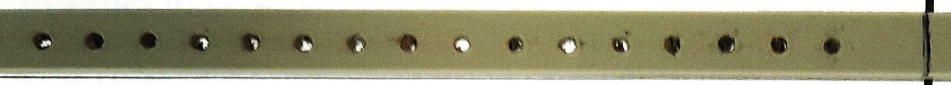
#> input picture DATA/Strips/20250826_155709/20250826_155709-s1-g.jpg, 1901 x 169 px, found by its file name (shown at 1/2 size); its folder holds only this picture in this run
$ python holeclassification_Strips.py
#> lines starting #> are read from the running program, lines starting #| are printed output that depends on the picture; after the words box and inside, x2 and y2 are one past the last pixel; in counts of white or black regions, pixels touching at a corner belong together; long printed decimals are rounded
import cv2
import numpy as np
import os
import pandas as pd

# Define categories and corresponding colors
categories = {
    "not_eaten": (0, 255, 0),      # Green
    "25% eaten": (255, 0, 0),     # Blue
    "50% eaten": (255, 100, 100), # Light Red
    "75% eaten": (255, 255, 0),   # Cyan
    "90% eaten": (0, 0, 255),   # Red
    "fully_eaten": (250, 150, 0)   # Orange
}

# Folder paths
folder_path = r'S:\04_data\2025\IfZ\Baitsticks\IFZ Pictures Baitstick 17_06'
strips_path = os.path.join(folder_path, 'Strips')
output_folder = os.path.join(folder_path, "circled_detected")
excel_output = os.path.join(folder_path, "bait_lamina_results_n.xlsx")

# Ensure output directory exists
if not os.path.exists(output_folder):
    os.makedirs(output_folder)

# Initialize a DataFrame to store results
data = []

# Function to check if a circle is within bounds
def is_within_bounds(x, y, min_x, max_x, min_y, max_y, x_buffer, y_buffer):
    return (min_x - x_buffer <= x <= max_x + x_buffer) and (min_y - y_buffer <= y <= max_y + y_buffer)

# Process each folder inside the "Strips" directory
for strip_folder in os.listdir(strips_path):
    strip_folder_path = os.path.join(strips_path, strip_folder)

    if not os.path.isdir(strip_folder_path):
        continue  # Skip files, only process directories

    print(f"Processing folder: {strip_folder}")

    # Ensure output subfolder exists
    output_subfolder = os.path.join(output_folder, strip_folder)
    if not os.path.exists(output_subfolder):
        os.makedirs(output_subfolder)

    # Process each strip in the folder
    for file_name in os.listdir(strip_folder_path):
        if not file_name.endswith(".jpg"):
            continue

        image_path = os.path.join(strip_folder_path, file_name)
        image = cv2.imread(image_path, cv2.IMREAD_COLOR)
#> image is the input picture: shape (169, 1901, 3); mean B, G, R 117.1, 146.9, 149
        gray = cv2.cvtColor(image, cv2.COLOR_BGR2GRAY)
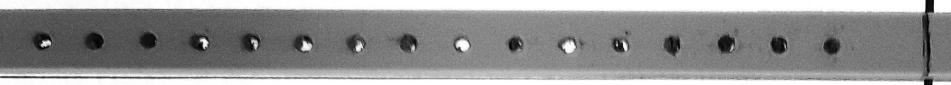
#> gray: shape (169, 1901) (shown at 1/2 size); min 0, max 255, mean 144.1
        width = np.shape(image)[1]
#> width = 1901
        height = np.shape(image)[0]
#> height = 169
        print('width: ', np.shape(image)[1])
#| width:  1901
        print('height: ', np.shape(image)[0])
#| height:  169
        # Determine classification (white or gray)
        tone = "White" if file_name.endswith('-w.jpg') else "Gray"

        # Extract original file name (remove '-g' or '-w')
        original_file_name = file_name.rsplit('-', 1)[0]

        mean_intensity = np.mean(gray)  # Calculate mean intensity
#> mean_intensity = 144.1
        print(tone, mean_intensity)
#| Gray 144.116

        # Set parameters based on tone
        if tone == "White":
            param1_value, param2_value = 35, 30
            binary_threshold, md = mean_intensity-40, 65
            blurred = cv2.GaussianBlur(gray, (9, 9), 2)
        else:
            param1_value, param2_value = 35, 30
            binary_threshold, md = mean_intensity-30, 65
#> binary_threshold = 114.1; md = 65
            blurred = cv2.GaussianBlur(gray, (9, 9), 2.5)
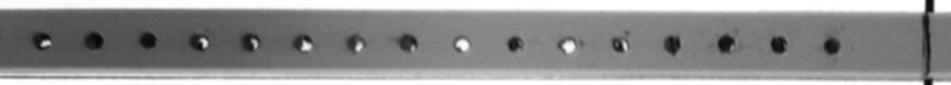
#> blurred: shape (169, 1901) (shown at 1/2 size); min 7, max 255, mean 144.1

        # Detect circles
        circles = cv2.HoughCircles(
            blurred,
            cv2.HOUGH_GRADIENT,
            dp=2,
            minDist=md,
            param1=param1_value,
            param2=param2_value,
            minRadius=15,
            maxRadius=26
        )
#> circles = 16 rows, first 8: [189, 83, 17.8], [1133, 91, 16.4], [713, 89, 18.8], [605, 87, 18.6], [501, 85, 18.6], [297, 81, 15.6], [1453, 87, 18], [1241, 87, 15.7]

        # Initialize category counts
        hole_counts = {category: 0 for category in categories}

        if circles is not None:
            circles = np.round(circles[0, :]).astype('int')
#> circles = 16 rows, first 8: [189, 83, 18], [1133, 91, 16], [713, 89, 19], [605, 87, 19], [501, 85, 19], [297, 81, 16], [1453, 87, 18], [1241, 87, 16]

            stddev_strip = np.std(circles[:, 1])
#> stddev_strip = 3.12
            print (stddev_strip)
#| 3.122
            if stddev_strip > 11:
                min_x = np.median(circles[:, 1]) - 35
                max_x = np.median(circles[:, 1]) + 35
            else:
                min_x = np.median(circles[:, 1]) - 25
#> min_x = 63
                max_x = np.median(circles[:, 1]) + 20
#> max_x = 108

            min_y = max(180, np.min(circles[:, 0]))
#> min_y = 180
            max_y = min(1900, np.max(circles[:, 0]))
#> max_y = 1661
            filtered_circles = [circle for circle in circles
                                if is_within_bounds(circle[1], circle[0],
                                                    min_x, max_x, min_y, max_y, 0, 0)]
#> filtered_circles = [[189, 83, 18], [1133, 91, 16], [713, 89, 19], [605, 87, 19], [501, 85, 19], [297, 81, 16], [1453, 87, 18], [1241, 87, 16], [1557, 89, 17], [399, 93, 25], [815, 87, 17], [1347, 89, 19], [921, 89, 16], [1031, 89, 16], [1661, 91, 18]]

            circles1 = np.array(filtered_circles)
#> circles1 = 15 rows, first 8: [189, 83, 18], [1133, 91, 16], [713, 89, 19], [605, 87, 19], [501, 85, 19], [297, 81, 16], [1453, 87, 18], [1241, 87, 16]

            _, binary = cv2.threshold(gray, binary_threshold, 255, cv2.THRESH_BINARY)
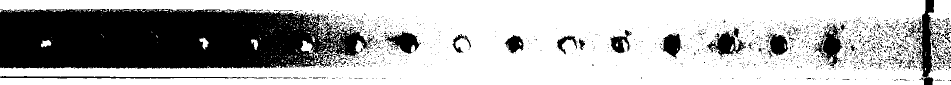
#> binary: shape (169, 1901) (shown at 1/2 size); 69.5% white; 1573 black regions (1494 under 20 px), largest, box (x1, y1, x2, y2) and area: (0, 18, 746, 138) 74542, (1829, 0, 1882, 169) 3229, (1627, 47, 1685, 136) 2115

            for (x, y, r) in circles1:
                r_cropped = max(r-1 , 3)

                mask = np.zeros_like(binary, dtype=np.uint8)
                cv2.circle(mask, (x, y), r_cropped, 255, -1)

                circle_pixels = binary[mask == 255]
                whitened_pixels = np.sum(circle_pixels == 255)
                total_pixels = len(circle_pixels)

                whitened_percentage = (whitened_pixels / total_pixels) * 100 if total_pixels > 0 else 0

                # Determine category
                if whitened_percentage <= 5:
                    category = "not_eaten"
                elif 5 < whitened_percentage <= 25:
                    category = "25% eaten"
                elif 25 < whitened_percentage <= 45:
                    category = "50% eaten"
                elif 45 < whitened_percentage <= 70:
                    category = "75% eaten"
                elif 70 < whitened_percentage <= 90:
                    category = "90% eaten"
                else:
                    category = "fully_eaten"

                hole_counts[category] += 1
                color = categories[category]
                cv2.circle(image, (x, y), r, color, 2)

                category_labels = {
                    "not_eaten": "No feeding\n(0-5%)",
                    "25% eaten": "Low feeding\n(5-25%)",
                    "50% eaten": "Moderate feeding\n(25-50%)",
                    "75% eaten": "High feeding\n(50-75%)",
                    "90% eaten": "Very high feeding\n(75-95%)",
                    "fully_eaten": "Full feeding\n(95-100%)"
                }

                # Draw circle and label
                label = category_labels.get(category, category)
                for i, line in enumerate(label.split('\n')):
                    cv2.putText(image, line, (x - r, y - r - 10 - i*15),
                                cv2.FONT_HERSHEY_SIMPLEX, 0.45, color, 1)
#> this loop made 15 passes
#> (x, y, r, r_cropped, whitened_pixels, total_pixels, whitened_percentage, category) on passes 1 to 12: (189, 83, 18, 17, 0, 901, 0, 'not_eaten'), (1133, 91, 16, 15, 488, 709, 68.83, '75% eaten'), (713, 89, 19, 18, 278, 1009, 27.55, '50% eaten'), (605, 87, 19, 18, 308, 1009, 30.53, '50% eaten'), (501, 85, 19, 18, 168, 1009, 16.65, '25% eaten'), (297, 81, 16, 15, 0, 709, 0, 'not_eaten'), (1453, 87, 18, 17, 63, 901, 6.99, '25% eaten'), (1241, 87, 16, 15, 171, 709, 24.12, '25% eaten'), (1557, 89, 17, 16, 26, 797, 3.26, 'not_eaten'), (399, 93, 25, 24, 219, 1793, 12.21, '25% eaten'), (815, 87, 17, 16, 57, 797, 7.15, '25% eaten'), (1347, 89, 19, 18, 89, 1009, 8.82, '25% eaten')
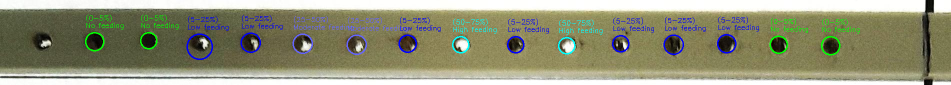
#> image: shape (169, 1901, 3) (shown at 1/2 size); 3.23% of pixels changed, all inside (x1, y1, x2, y2) = (170, 29, 1719, 120)
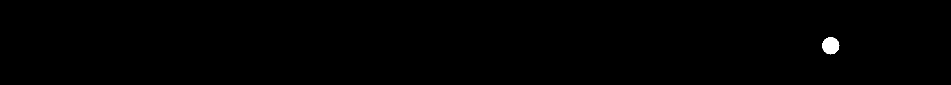
#> mask: shape (169, 1901) (shown at 1/2 size); 0.28% white; 1 white region, box (x1, y1, x2, y2) and area: (1644, 74, 1679, 109) 901
#> after the loop, hole_counts = {'not_eaten': 4, '25% eaten': 7, '50% eaten': 2, '75% eaten': 2, '90% eaten': 0, 'fully_eaten': 0}


            # Save annotated image
            output_image_path = os.path.join(output_subfolder, f"annotated_{file_name}")
            cv2.imwrite(output_image_path, image)

        total_detected_holes = sum(hole_counts.values())
#> total_detected_holes = 15

        EXPECTED_HOLES = 16
        total_detected_holes = sum(hole_counts.values())

        # 2) adjust “not-eaten” when the detector MISSES or OVER-COUNTS
        if total_detected_holes < EXPECTED_HOLES:
            # detector missed some holes → assume the missing ones are “not eaten”
            missing = EXPECTED_HOLES - total_detected_holes
#> missing = 1
            adjusted_not_eaten = hole_counts["not_eaten"] + missing
#> adjusted_not_eaten = 5

        elif total_detected_holes > EXPECTED_HOLES:
            # detector found too many holes → treat extras as false-positives
            extras  = total_detected_holes - EXPECTED_HOLES
            adjusted_not_eaten = min(0, hole_counts["not_eaten"] - extras)   # never negative

        else:  # perfect 16
            adjusted_not_eaten = hole_counts["not_eaten"]


        adjusted_total_holes = EXPECTED_HOLES

        # Store results
        row = {
            "Strip Name": file_name,
            "Original File Name": original_file_name,
            "Tone": tone,
            "Detected Not Eaten": hole_counts["not_eaten"],
            "Adjusted Not Eaten": adjusted_not_eaten,
            "25% Eaten": hole_counts["25% eaten"],
            "50% Eaten": hole_counts["50% eaten"],
            "75% Eaten": hole_counts["75% eaten"],
            "90% Eaten": hole_counts["90% eaten"],
            "Fully Eaten": hole_counts["fully_eaten"],
            "Total Detected Holes": total_detected_holes,
            "Adjusted Total Holes": max(16, total_detected_holes)
        }
        data.append(row)

        print(f"Processed: {file_name} - Saved to {output_image_path}")
#> pass 2 of the loop `for strip_folder in os.listdir(strips_path):`:
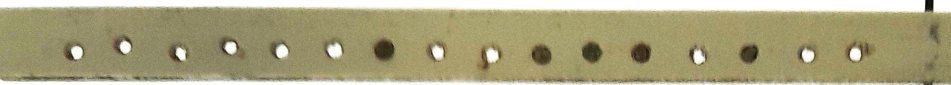
#> input picture DATA/Strips/20250826_161616/20250826_161616-s1-g.jpg, 1901 x 169 px, found by its file name (shown at 1/2 size)
#> image is the input picture: shape (169, 1901, 3); mean B, G, R 125, 162.1, 168.2
#| width:  1901
#| height:  169
#> mean_intensity = 159.7
#| Gray 159.674
#> binary_threshold = 129.7
#> `circles = cv2.HoughCircles( blurred, cv2.HOUGH_GRADIENT, dp=2, minDist..`: circles = 17 rows, first 8: [357, 103, 19.2], [1281, 105, 19.2], [769, 99, 20.8], [1397, 107, 18], [1715, 107, 22.6], [1081, 109, 19.6], [983, 111, 20.4], [247, 89, 19.8]
#> `hole_counts = {category: 0 for category in categories}`: hole_counts = {'not_eaten': 0, '25% eaten': 0, '50% eaten': 0, '75% eaten': 0, '90% eaten': 0, 'fully_eaten': 0}
#> `circles = np.round(circles[0, :]).astype('int')`: circles = 17 rows, first 8: [357, 103, 19], [1281, 105, 19], [769, 99, 21], [1397, 107, 18], [1715, 107, 23], [1081, 109, 20], [983, 111, 20], [247, 89, 20]
#> stddev_strip = 10.98
#| 10.977
#> min_x = 78
#> max_x = 123
#> max_y = 1883
#> filtered_circles = [[357, 103, 19], [1281, 105, 19], [769, 99, 21], [1397, 107, 18], [1715, 107, 23], [1081, 109, 20], [983, 111, 20], [247, 89, 20], [1497, 107, 17], [557, 99, 17], [1187, 103, 23], [873, 101, 19], [1613, 109, 21], [459, 91, 18], [673, 99, 17]]
#> circles1 = 15 rows, first 8: [357, 103, 19], [1281, 105, 19], [769, 99, 21], [1397, 107, 18], [1715, 107, 23], [1081, 109, 20], [983, 111, 20], [247, 89, 20]
#> `_, binary = cv2.threshold(gray, binary_threshold, 255, cv2.THRESH_BINA..`:
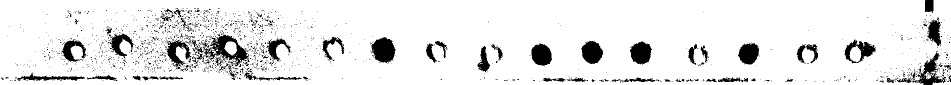
#> binary: shape (169, 1901) (shown at 1/2 size); 90.4% white; 1522 black regions (1441 under 20 px), largest, box (x1, y1, x2, y2) and area: (390, 69, 499, 135) 2535, (743, 74, 791, 126) 1806, (1821, 101, 1892, 169) 1498
#> the loop `for (x, y, r) in circles1:` made 15 passes
#> (x, y, r, r_cropped, whitened_pixels, total_pixels, whitened_percentage, category) on passes 1 to 8: (357, 103, 19, 18, 445, 1009, 44.1, '50% eaten'), (1281, 105, 19, 18, 0, 1009, 0, 'not_eaten'), (769, 99, 21, 20, 2, 1257, 0.159, 'not_eaten'), (1397, 107, 18, 17, 582, 901, 64.59, '75% eaten'), (1715, 107, 23, 22, 788, 1517, 51.94, '75% eaten'), (1081, 109, 20, 19, 6, 1129, 0.531, 'not_eaten'), (983, 111, 20, 19, 788, 1129, 69.8, '75% eaten'), (247, 89, 20, 19, 514, 1129, 45.53, '75% eaten')
#> after the loop `for (x, y, r) in circles1:`:
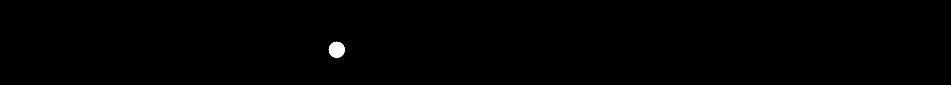
#> mask: shape (169, 1901) (shown at 1/2 size); 0.25% white; 1 white region, box (x1, y1, x2, y2) and area: (657, 83, 690, 116) 797
#> after the loop `for (x, y, r) in circles1:`: hole_counts = {'not_eaten': 4, '25% eaten': 1, '50% eaten': 1, '75% eaten': 8, '90% eaten': 1, 'fully_eaten': 0}

# Convert data to Pandas DataFrame
df = pd.DataFrame(data)
#> df = table of 2 rows and 12 columns

# Save to Excel
df.to_excel(excel_output, index=False)

print(f"\nProcessing complete. Results saved to: {excel_output}")
